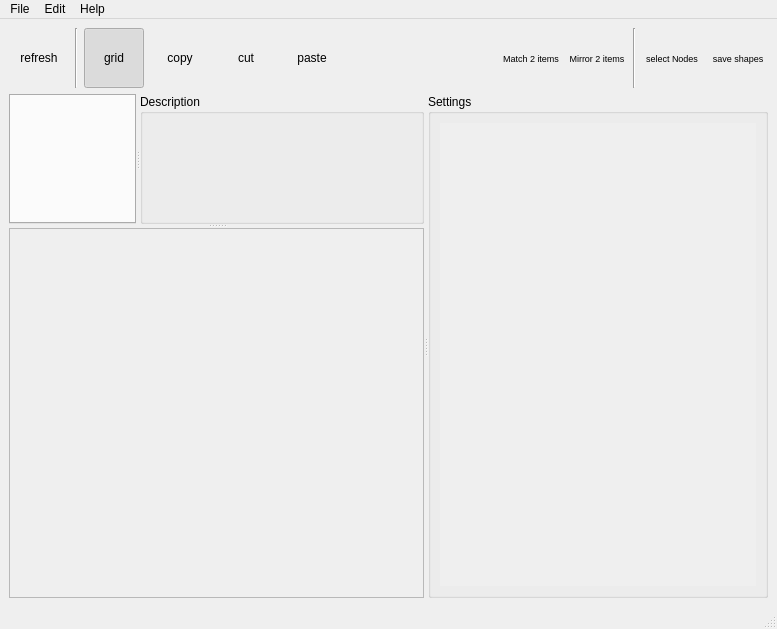
<?xml version="1.0" encoding="UTF-8"?>
<ui version="4.0">
    <class>MainWindow</class>
    <widget class="QMainWindow" name="MainWindow">
        <property name="geometry">
            <rect>
                <x>0</x>
                <y>0</y>
                <width>777</width>
                <height>629</height>
            </rect>
        </property>
        <property name="windowTitle">
            <string>Baguette 1.1.1</string>
        </property>
        <property name="unifiedTitleAndToolBarOnMac">
            <bool>false</bool>
        </property>
        <widget class="QWidget" name="centralwidget">
            <layout class="QVBoxLayout" name="verticalLayout_2">
                <item>
                    <widget class="QWidget" name="mainButton_widget" native="true">
                        <property name="sizePolicy">
                            <sizepolicy hsizetype="Preferred" vsizetype="Preferred">
                                <horstretch>0</horstretch>
                                <verstretch>0</verstretch>
                            </sizepolicy>
                        </property>
                        <property name="minimumSize">
                            <size>
                                <width>0</width>
                                <height>0</height>
                            </size>
                        </property>
                        <property name="maximumSize">
                            <size>
                                <width>16777215</width>
                                <height>60</height>
                            </size>
                        </property>
                        <layout class="QHBoxLayout" name="horizontalLayout_2">
                            <property name="spacing">
                                <number>6</number>
                            </property>
                            <property name="leftMargin">
                                <number>0</number>
                            </property>
                            <property name="topMargin">
                                <number>0</number>
                            </property>
                            <property name="rightMargin">
                                <number>0</number>
                            </property>
                            <property name="bottomMargin">
                                <number>0</number>
                            </property>
                            <item>
                                <widget class="QToolButton" name="refresh_btn">
                                    <property name="sizePolicy">
                                        <sizepolicy hsizetype="Fixed" vsizetype="Fixed">
                                            <horstretch>0</horstretch>
                                            <verstretch>0</verstretch>
                                        </sizepolicy>
                                    </property>
                                    <property name="minimumSize">
                                        <size>
                                            <width>60</width>
                                            <height>60</height>
                                        </size>
                                    </property>
                                    <property name="maximumSize">
                                        <size>
                                            <width>60</width>
                                            <height>60</height>
                                        </size>
                                    </property>
                                    <property name="toolTip">
                                        <string>refresh the layout</string>
                                    </property>
                                    <property name="text">
                                        <string>refresh</string>
                                    </property>
                                    <property name="iconSize">
                                        <size>
                                            <width>40</width>
                                            <height>40</height>
                                        </size>
                                    </property>
                                    <property name="popupMode">
                                        <enum>QToolButton::InstantPopup</enum>
                                    </property>
                                    <property name="autoRaise">
                                        <bool>true</bool>
                                    </property>
                                </widget>
                            </item>
                            <item>
                                <widget class="Line" name="line">
                                    <property name="orientation">
                                        <enum>Qt::Vertical</enum>
                                    </property>
                                </widget>
                            </item>
                            <item>
                                <widget class="QToolButton" name="grid_btn">
                                    <property name="minimumSize">
                                        <size>
                                            <width>60</width>
                                            <height>60</height>
                                        </size>
                                    </property>
                                    <property name="maximumSize">
                                        <size>
                                            <width>60</width>
                                            <height>60</height>
                                        </size>
                                    </property>
                                    <property name="toolTip">
                                        <string>toggle the grid</string>
                                    </property>
                                    <property name="autoFillBackground">
                                        <bool>false</bool>
                                    </property>
                                    <property name="text">
                                        <string>grid</string>
                                    </property>
                                    <property name="iconSize">
                                        <size>
                                            <width>80</width>
                                            <height>80</height>
                                        </size>
                                    </property>
                                    <property name="checkable">
                                        <bool>true</bool>
                                    </property>
                                    <property name="checked">
                                        <bool>true</bool>
                                    </property>
                                    <property name="popupMode">
                                        <enum>QToolButton::InstantPopup</enum>
                                    </property>
                                    <property name="autoRaise">
                                        <bool>true</bool>
                                    </property>
                                    <property name="arrowType">
                                        <enum>Qt::NoArrow</enum>
                                    </property>
                                </widget>
                            </item>
                            <item>
                                <widget class="QToolButton" name="copy_btn">
                                    <property name="minimumSize">
                                        <size>
                                            <width>60</width>
                                            <height>60</height>
                                        </size>
                                    </property>
                                    <property name="maximumSize">
                                        <size>
                                            <width>60</width>
                                            <height>60</height>
                                        </size>
                                    </property>
                                    <property name="toolTip">
                                        <string>copy nodes</string>
                                    </property>
                                    <property name="text">
                                        <string>copy</string>
                                    </property>
                                    <property name="iconSize">
                                        <size>
                                            <width>40</width>
                                            <height>40</height>
                                        </size>
                                    </property>
                                    <property name="popupMode">
                                        <enum>QToolButton::InstantPopup</enum>
                                    </property>
                                    <property name="autoRaise">
                                        <bool>true</bool>
                                    </property>
                                </widget>
                            </item>
                            <item>
                                <widget class="QToolButton" name="cut_btn">
                                    <property name="minimumSize">
                                        <size>
                                            <width>60</width>
                                            <height>60</height>
                                        </size>
                                    </property>
                                    <property name="maximumSize">
                                        <size>
                                            <width>60</width>
                                            <height>60</height>
                                        </size>
                                    </property>
                                    <property name="toolTip">
                                        <string>&lt;html&gt;&lt;head/&gt;&lt;body&gt;&lt;p&gt;&lt;span style=&quot;
                                            font-weight:600;&quot;&gt;cut nodes&lt;/span&gt;&lt;/p&gt;&lt;/body&gt;&lt;/html&gt;
                                        </string>
                                    </property>
                                    <property name="text">
                                        <string>cut</string>
                                    </property>
                                    <property name="iconSize">
                                        <size>
                                            <width>40</width>
                                            <height>40</height>
                                        </size>
                                    </property>
                                    <property name="popupMode">
                                        <enum>QToolButton::InstantPopup</enum>
                                    </property>
                                    <property name="autoRaise">
                                        <bool>true</bool>
                                    </property>
                                </widget>
                            </item>
                            <item>
                                <widget class="QToolButton" name="paste_btn">
                                    <property name="minimumSize">
                                        <size>
                                            <width>60</width>
                                            <height>60</height>
                                        </size>
                                    </property>
                                    <property name="maximumSize">
                                        <size>
                                            <width>60</width>
                                            <height>60</height>
                                        </size>
                                    </property>
                                    <property name="toolTip">
                                        <string>paste nodes</string>
                                    </property>
                                    <property name="text">
                                        <string>paste</string>
                                    </property>
                                    <property name="iconSize">
                                        <size>
                                            <width>40</width>
                                            <height>40</height>
                                        </size>
                                    </property>
                                    <property name="popupMode">
                                        <enum>QToolButton::InstantPopup</enum>
                                    </property>
                                    <property name="autoRaise">
                                        <bool>true</bool>
                                    </property>
                                </widget>
                            </item>
                            <item>
                                <widget class="QLabel" name="label">
                                    <property name="sizePolicy">
                                        <sizepolicy hsizetype="MinimumExpanding" vsizetype="Preferred">
                                            <horstretch>0</horstretch>
                                            <verstretch>0</verstretch>
                                        </sizepolicy>
                                    </property>
                                    <property name="text">
                                        <string/>
                                    </property>
                                </widget>
                            </item>
                            <item>
                                <widget class="QToolButton" name="matchItemToItem_btn">
                                    <property name="sizePolicy">
                                        <sizepolicy hsizetype="Fixed" vsizetype="Fixed">
                                            <horstretch>0</horstretch>
                                            <verstretch>0</verstretch>
                                        </sizepolicy>
                                    </property>
                                    <property name="minimumSize">
                                        <size>
                                            <width>60</width>
                                            <height>60</height>
                                        </size>
                                    </property>
                                    <property name="maximumSize">
                                        <size>
                                            <width>60</width>
                                            <height>60</height>
                                        </size>
                                    </property>
                                    <property name="font">
                                        <font>
                                            <pointsize>7</pointsize>
                                            <weight>50</weight>
                                            <bold>false</bold>
                                        </font>
                                    </property>
                                    <property name="text">
                                        <string>Match 2 items</string>
                                    </property>
                                    <property name="iconSize">
                                        <size>
                                            <width>60</width>
                                            <height>40</height>
                                        </size>
                                    </property>
                                    <property name="popupMode">
                                        <enum>QToolButton::InstantPopup</enum>
                                    </property>
                                    <property name="toolButtonStyle">
                                        <enum>Qt::ToolButtonTextUnderIcon</enum>
                                    </property>
                                    <property name="autoRaise">
                                        <bool>true</bool>
                                    </property>
                                </widget>
                            </item>
                            <item>
                                <widget class="QToolButton" name="mirrorItemToItem_btn">
                                    <property name="sizePolicy">
                                        <sizepolicy hsizetype="Fixed" vsizetype="Fixed">
                                            <horstretch>0</horstretch>
                                            <verstretch>0</verstretch>
                                        </sizepolicy>
                                    </property>
                                    <property name="minimumSize">
                                        <size>
                                            <width>60</width>
                                            <height>60</height>
                                        </size>
                                    </property>
                                    <property name="maximumSize">
                                        <size>
                                            <width>60</width>
                                            <height>60</height>
                                        </size>
                                    </property>
                                    <property name="font">
                                        <font>
                                            <pointsize>7</pointsize>
                                        </font>
                                    </property>
                                    <property name="text">
                                        <string>Mirror 2 items</string>
                                    </property>
                                    <property name="iconSize">
                                        <size>
                                            <width>60</width>
                                            <height>40</height>
                                        </size>
                                    </property>
                                    <property name="popupMode">
                                        <enum>QToolButton::InstantPopup</enum>
                                    </property>
                                    <property name="toolButtonStyle">
                                        <enum>Qt::ToolButtonTextUnderIcon</enum>
                                    </property>
                                    <property name="autoRaise">
                                        <bool>true</bool>
                                    </property>
                                </widget>
                            </item>
                            <item>
                                <widget class="Line" name="line_2">
                                    <property name="orientation">
                                        <enum>Qt::Vertical</enum>
                                    </property>
                                </widget>
                            </item>
                            <item>
                                <widget class="QToolButton" name="selectItem_btn">
                                    <property name="sizePolicy">
                                        <sizepolicy hsizetype="Fixed" vsizetype="Fixed">
                                            <horstretch>0</horstretch>
                                            <verstretch>0</verstretch>
                                        </sizepolicy>
                                    </property>
                                    <property name="minimumSize">
                                        <size>
                                            <width>60</width>
                                            <height>60</height>
                                        </size>
                                    </property>
                                    <property name="maximumSize">
                                        <size>
                                            <width>60</width>
                                            <height>60</height>
                                        </size>
                                    </property>
                                    <property name="font">
                                        <font>
                                            <pointsize>7</pointsize>
                                        </font>
                                    </property>
                                    <property name="text">
                                        <string>select Nodes</string>
                                    </property>
                                    <property name="iconSize">
                                        <size>
                                            <width>60</width>
                                            <height>40</height>
                                        </size>
                                    </property>
                                    <property name="toolButtonStyle">
                                        <enum>Qt::ToolButtonTextUnderIcon</enum>
                                    </property>
                                    <property name="autoRaise">
                                        <bool>true</bool>
                                    </property>
                                </widget>
                            </item>
                            <item>
                                <widget class="QToolButton" name="saveShapes_btn">
                                    <property name="sizePolicy">
                                        <sizepolicy hsizetype="Fixed" vsizetype="Fixed">
                                            <horstretch>0</horstretch>
                                            <verstretch>0</verstretch>
                                        </sizepolicy>
                                    </property>
                                    <property name="minimumSize">
                                        <size>
                                            <width>60</width>
                                            <height>60</height>
                                        </size>
                                    </property>
                                    <property name="maximumSize">
                                        <size>
                                            <width>60</width>
                                            <height>60</height>
                                        </size>
                                    </property>
                                    <property name="font">
                                        <font>
                                            <pointsize>7</pointsize>
                                        </font>
                                    </property>
                                    <property name="text">
                                        <string>save shapes</string>
                                    </property>
                                    <property name="iconSize">
                                        <size>
                                            <width>60</width>
                                            <height>40</height>
                                        </size>
                                    </property>
                                    <property name="popupMode">
                                        <enum>QToolButton::InstantPopup</enum>
                                    </property>
                                    <property name="toolButtonStyle">
                                        <enum>Qt::ToolButtonTextUnderIcon</enum>
                                    </property>
                                    <property name="autoRaise">
                                        <bool>true</bool>
                                    </property>
                                </widget>
                            </item>
                        </layout>
                    </widget>
                </item>
                <item>
                    <widget class="QSplitter" name="mainWindow_Splitter">
                        <property name="sizePolicy">
                            <sizepolicy hsizetype="Preferred" vsizetype="Expanding">
                                <horstretch>0</horstretch>
                                <verstretch>0</verstretch>
                            </sizepolicy>
                        </property>
                        <property name="orientation">
                            <enum>Qt::Horizontal</enum>
                        </property>
                        <property name="childrenCollapsible">
                            <bool>false</bool>
                        </property>
                        <widget class="QSplitter" name="nodeWindow_nodes_Splitter">
                            <property name="orientation">
                                <enum>Qt::Vertical</enum>
                            </property>
                            <property name="childrenCollapsible">
                                <bool>false</bool>
                            </property>
                            <widget class="QSplitter" name="nodeDrag_description_Splitter">
                                <property name="baseSize">
                                    <size>
                                        <width>0</width>
                                        <height>0</height>
                                    </size>
                                </property>
                                <property name="orientation">
                                    <enum>Qt::Horizontal</enum>
                                </property>
                                <property name="childrenCollapsible">
                                    <bool>false</bool>
                                </property>
                                <widget class="QTabWidget" name="nodesWindow">
                                    <property name="minimumSize">
                                        <size>
                                            <width>0</width>
                                            <height>130</height>
                                        </size>
                                    </property>
                                    <property name="baseSize">
                                        <size>
                                            <width>0</width>
                                            <height>130</height>
                                        </size>
                                    </property>
                                    <property name="currentIndex">
                                        <number>-1</number>
                                    </property>
                                    <property name="movable">
                                        <bool>false</bool>
                                    </property>
                                </widget>
                                <widget class="QGroupBox" name="descriptionWindow">
                                    <property name="minimumSize">
                                        <size>
                                            <width>115</width>
                                            <height>0</height>
                                        </size>
                                    </property>
                                    <property name="title">
                                        <string>Description</string>
                                    </property>
                                    <layout class="QHBoxLayout" name="horizontalLayout">
                                        <item>
                                            <widget class="QLabel" name="descriptionLabel">
                                                <property name="text">
                                                    <string/>
                                                </property>
                                                <property name="alignment">
                                                    <set>Qt::AlignLeading|Qt::AlignLeft|Qt::AlignTop</set>
                                                </property>
                                                <property name="wordWrap">
                                                    <bool>true</bool>
                                                </property>
                                            </widget>
                                        </item>
                                    </layout>
                                </widget>
                            </widget>
                            <widget class="QGraphicsView" name="graphicsView_tmp">
                                <property name="enabled">
                                    <bool>false</bool>
                                </property>
                            </widget>
                        </widget>
                        <widget class="QSplitter" name="nodeOption_description_Splitter">
                            <property name="orientation">
                                <enum>Qt::Vertical</enum>
                            </property>
                            <property name="childrenCollapsible">
                                <bool>false</bool>
                            </property>
                            <widget class="QGroupBox" name="nodeOptionsWindow">
                                <property name="sizePolicy">
                                    <sizepolicy hsizetype="Fixed" vsizetype="Preferred">
                                        <horstretch>1</horstretch>
                                        <verstretch>1</verstretch>
                                    </sizepolicy>
                                </property>
                                <property name="minimumSize">
                                    <size>
                                        <width>340</width>
                                        <height>200</height>
                                    </size>
                                </property>
                                <property name="title">
                                    <string>Settings</string>
                                </property>
                                <layout class="QVBoxLayout" name="verticalLayout">
                                    <item>
                                        <widget class="QScrollArea" name="nodeMenuArea">
                                            <property name="frameShape">
                                                <enum>QFrame::NoFrame</enum>
                                            </property>
                                            <property name="frameShadow">
                                                <enum>QFrame::Sunken</enum>
                                            </property>
                                            <property name="widgetResizable">
                                                <bool>true</bool>
                                            </property>
                                            <widget class="QWidget" name="scrollAreaWidgetContents">
                                                <property name="geometry">
                                                    <rect>
                                                        <x>0</x>
                                                        <y>0</y>
                                                        <width>320</width>
                                                        <height>471</height>
                                                    </rect>
                                                </property>
                                            </widget>
                                        </widget>
                                    </item>
                                </layout>
                            </widget>
                        </widget>
                    </widget>
                </item>
            </layout>
        </widget>
        <widget class="QMenuBar" name="menubar">
            <property name="geometry">
                <rect>
                    <x>0</x>
                    <y>0</y>
                    <width>777</width>
                    <height>21</height>
                </rect>
            </property>
            <widget class="QMenu" name="menuFile">
                <property name="title">
                    <string>File</string>
                </property>
                <addaction name="actionOpen_Rig"/>
                <addaction name="actionQuit"/>
            </widget>
            <widget class="QMenu" name="menuEdit">
                <property name="title">
                    <string>Edit</string>
                </property>
                <addaction name="actionPatchUtils"/>
                <addaction name="separator"/>
                <addaction name="actionCopy"/>
                <addaction name="actionCut"/>
                <addaction name="actionPaste"/>
                <addaction name="separator"/>
                <addaction name="actionExport"/>
                <addaction name="actionImport"/>
                <addaction name="separator"/>
                <addaction name="actionConnectFaceToBody"/>
            </widget>
            <widget class="QMenu" name="menuHelp">
                <property name="title">
                    <string>Help</string>
                </property>
            </widget>
            <addaction name="menuFile"/>
            <addaction name="menuEdit"/>
            <addaction name="menuHelp"/>
        </widget>
        <widget class="QStatusBar" name="statusbar"/>
        <action name="actionOpen_Rig">
            <property name="text">
                <string>Open Rig</string>
            </property>
        </action>
        <action name="actionImport_Preset">
            <property name="text">
                <string>Import Preset</string>
            </property>
        </action>
        <action name="actionQuit">
            <property name="text">
                <string>Quit</string>
            </property>
        </action>
        <action name="actionPatchUtils">
            <property name="text">
                <string>patch utils preScript/postScript</string>
            </property>
        </action>
        <action name="actionCopy">
            <property name="text">
                <string>Copy</string>
            </property>
        </action>
        <action name="actionCut">
            <property name="text">
                <string>Cut</string>
            </property>
        </action>
        <action name="actionPaste">
            <property name="text">
                <string>Paste</string>
            </property>
        </action>
        <action name="actionExport">
            <property name="text">
                <string>Export</string>
            </property>
        </action>
        <action name="actionImport">
            <property name="text">
                <string>Import</string>
            </property>
        </action>
        <action name="actionConnectFaceToBody">
            <property name="text">
                <string>Connect Face to Body</string>
            </property>
        </action>
    </widget>
    <resources/>
    <connections/>
</ui>
